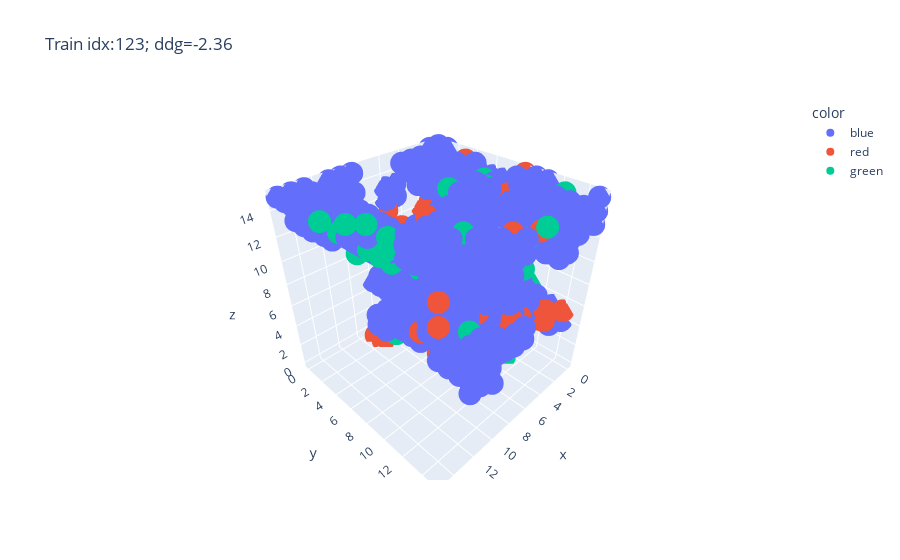
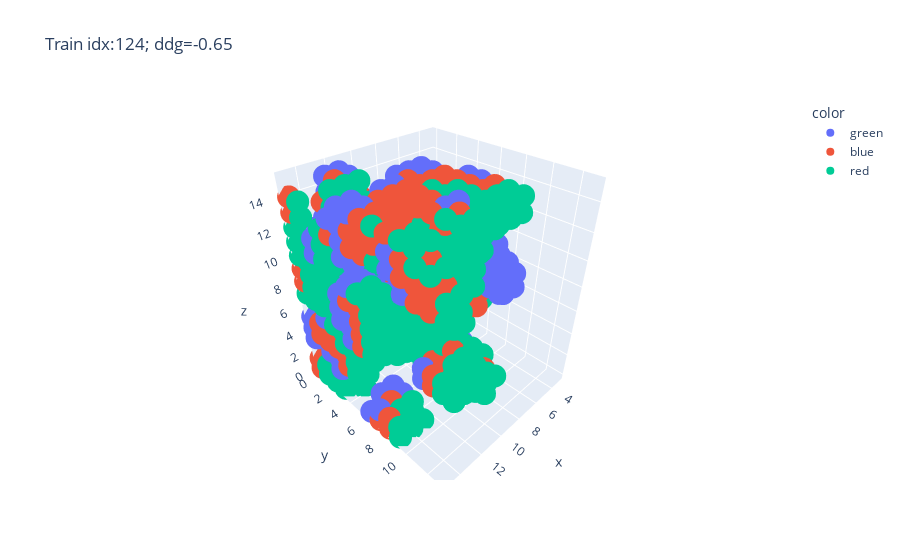
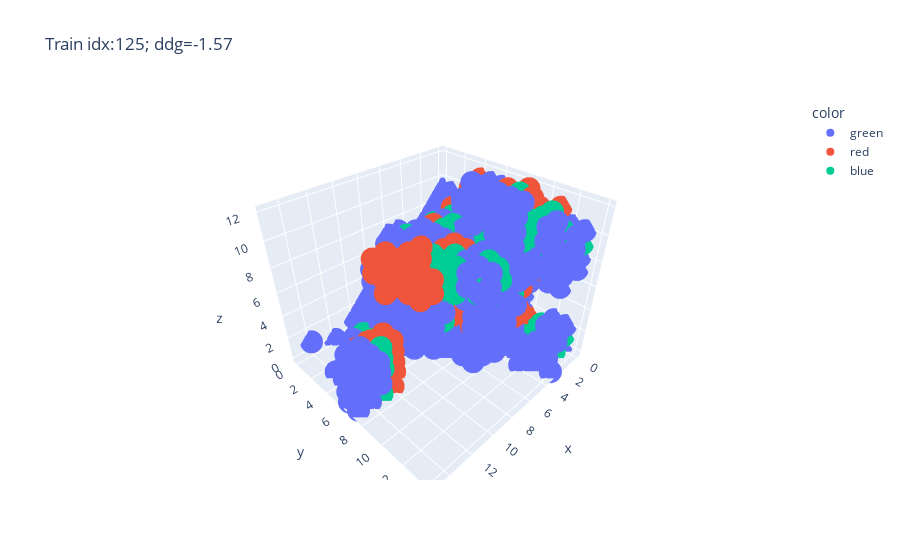
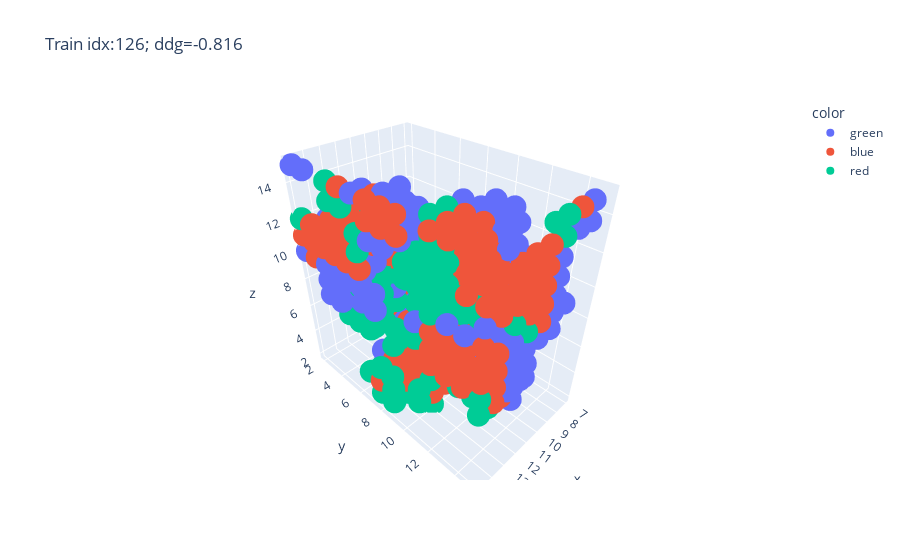

Write notebook code for charts like these, in order.
### Markdown cell above
# Plotting voxel representation of features

In the following plots we use 3D scatterplot to demonstrate training samples. 
Specifically we plot `occupancy` feature that represents probability that certain voxel is occpupied by an atom.
Recall that each training/test sample uses a combination of wildetype+mutant features. So we use the following color-coding:
* blue color represents voxels that are occupied in both wildtype and mutant structures 
* red color represents voxels that are occupied only in the mutant structure
* green color represents voxels that are occupied only in the wildtype structure

### Code cell
from plotly.offline import init_notebook_mode
init_notebook_mode(connected=True)

def plot_voxels():
    for i in [123, 124, 125, 126]:
        df = pd.DataFrame([(x, y1, z) for x in range(16) for y1 in range(16) for z in range(16)], columns=['x', 'y', 'z'])
        df['occupancy1'] = df_train.iloc[i].features[6, :, :, :].flatten() > 0.9
        df['occupancy2'] = df_train.iloc[i].features[13, :, :, :].flatten() > 0.9
        df.loc[df.occupancy1 | df.occupancy2, 'color'] = 'blue'
        df.loc[~df.occupancy1 & df.occupancy2, 'color'] = 'red'
        df.loc[df.occupancy1 & ~df.occupancy2, 'color'] = 'green'
        ddg = df_train.ddG[i]
        fig = px.scatter_3d(df.dropna(), x='x', y='y', z='z', color='color', title=f"Train idx:{i}; ddg={ddg}")
        fig.show()
        

plot_voxels()

### Figure 1 — Plotly figure (JSON) as saved in the notebook; plotly's stock layout.template omitted (floating-point values rounded to 4 significant figures; data arrays with more than 128 entries replaced by an {"elided": "..."} marker saying what was removed)
{"data": [{"hovertemplate": "color=blue<br>x=%{x}<br>y=%{y}<br>z=%{z}<extra></extra>", "legendgroup": "blue", "marker": {"color": "#636efa", "symbol": "circle"}, "mode": "markers", "name": "blue", "scene": "scene", "showlegend": true, "type": "scatter3d", "x": {"elided": "1003 int values"}, "y": {"elided": "1003 int values"}, "z": {"elided": "1003 int values"}}, {"hovertemplate": "color=red<br>x=%{x}<br>y=%{y}<br>z=%{z}<extra></extra>", "legendgroup": "red", "marker": {"color": "#EF553B", "symbol": "circle"}, "mode": "markers", "name": "red", "scene": "scene", "showlegend": true, "type": "scatter3d", "x": [0, 0, 0, 0, 0, 0, 0, 0, 1, 1, 1, 2, 2, 2, 2, 2, 3, 3, 3, 4, 4, 4, 4, 4, 5, 5, 5, 6, 6, 6, 6, 6, 6, 7, 7, 7, 7, 7, 7, 7, 7, 7, 7, 7, 7, 8, 8, 8, 8, 8, 8, 9, 9, 9, 9, 10, 10, 10, 11], "y": [3, 4, 6, 9, 11, 12, 14, 14, 4, 13, 13, 0, 6, 9, 10, 12, 3, 11, 12, 3, 4, 4, 4, 11, 8, 12, 14, 0, 1, 2, 2, 3, 8, 0, 0, 2, 3, 4, 4, 5, 9, 11, 11, 12, 14, 0, 0, 1, 2, 10, 14, 1, 2, 7, 9, 0, 9, 10, 11], "z": [12, 5, 5, 15, 3, 3, 5, 13, 15, 4, 5, 10, 11, 14, 4, 4, 6, 5, 5, 0, 3, 4, 7, 3, 1, 6, 14, 11, 9, 8, 10, 10, 0, 0, 10, 2, 11, 2, 11, 1, 2, 7, 8, 11, 8, 0, 8, 1, 1, 3, 15, 0, 0, 4, 3, 11, 15, 9, 8]}, {"hovertemplate": "color=green<br>x=%{x}<br>y=%{y}<br>z=%{z}<extra></extra>", "legendgroup": "green", "marker": {"color": "#00cc96", "symbol": "circle"}, "mode": "markers", "name": "green", "scene": "scene", "showlegend": true, "type": "scatter3d", "x": [0, 0, 0, 0, 0, 1, 1, 1, 2, 2, 2, 2, 2, 3, 3, 3, 3, 3, 3, 4, 4, 4, 4, 4, 4, 4, 4, 4, 4, 4, 4, 5, 5, 5, 5, 5, 5, 5, 5, 5, 5, 5, 5, 5, 5, 5, 5, 5, 5, 6, 6, 6, 6, 6, 6, 6, 6, 6, 6, 6, 6, 6, 6, 6, 6, 6, 6, 6, 6, 6, 6, 6, 6, 7, 7, 7, 7, 7, 7, 7, 7, 7, 7, 7, 7, 7, 7, 8, 8, 8, 8, 8, 8, 8, 8, 9, 9, 9, 9, 9, 9, 10, 10, 10, 10, 10, 10, 11, 11, 12, 12, 15], "y": [5, 8, 10, 10, 11, 3, 6, 13, 3, 5, 7, 9, 12, 5, 5, 5, 6, 9, 11, 4, 4, 5, 5, 5, 5, 6, 6, 6, 7, 9, 13, 3, 4, 5, 5, 5, 5, 6, 6, 6, 6, 7, 7, 7, 7, 8, 8, 9, 11, 4, 5, 5, 5, 5, 6, 6, 6, 6, 6, 6, 7, 7, 7, 7, 7, 7, 7, 8, 8, 8, 8, 9, 15, 5, 5, 6, 6, 6, 7, 7, 7, 8, 8, 8, 9, 9, 14, 3, 5, 7, 8, 8, 8, 11, 15, 2, 4, 4, 9, 10, 12, 1, 4, 5, 5, 9, 12, 4, 4, 2, 3, 5], "z": [1, 13, 4, 5, 6, 14, 14, 15, 4, 4, 14, 7, 11, 10, 11, 14, 11, 5, 0, 10, 11, 9, 10, 11, 12, 9, 10, 11, 10, 4, 13, 0, 9, 8, 9, 10, 11, 8, 9, 10, 11, 8, 10, 11, 12, 10, 11, 7, 0, 9, 8, 9, 10, 11, 7, 8, 9, 10, 11, 12, 7, 8, 9, 10, 11, 12, 15, 8, 9, 10, 11, 10, 15, 8, 9, 7, 8, 9, 9, 10, 11, 10, 11, 13, 5, 10, 13, 3, 10, 10, 5, 10, 12, 14, 13, 9, 2, 9, 6, 12, 7, 9, 10, 11, 12, 7, 15, 11, 13, 12, 13, 15]}], "layout": {"legend": {"title": {"text": "color"}, "tracegroupgap": 0}, "scene": {"domain": {"x": [0.0, 1.0], "y": [0.0, 1.0]}, "xaxis": {"title": {"text": "x"}}, "yaxis": {"title": {"text": "y"}}, "zaxis": {"title": {"text": "z"}}}, "title": {"text": "Train idx:123; ddg=-2.36"}}}

### Figure 2 — Plotly figure (JSON) as saved in the notebook; plotly's stock layout.template omitted (floating-point values rounded to 4 significant figures; data arrays with more than 128 entries replaced by an {"elided": "..."} marker saying what was removed)
{"data": [{"hovertemplate": "color=green<br>x=%{x}<br>y=%{y}<br>z=%{z}<extra></extra>", "legendgroup": "green", "marker": {"color": "#636efa", "symbol": "circle"}, "mode": "markers", "name": "green", "scene": "scene", "showlegend": true, "type": "scatter3d", "x": {"elided": "313 int values"}, "y": {"elided": "313 int values"}, "z": {"elided": "313 int values"}}, {"hovertemplate": "color=blue<br>x=%{x}<br>y=%{y}<br>z=%{z}<extra></extra>", "legendgroup": "blue", "marker": {"color": "#EF553B", "symbol": "circle"}, "mode": "markers", "name": "blue", "scene": "scene", "showlegend": true, "type": "scatter3d", "x": {"elided": "525 int values"}, "y": {"elided": "525 int values"}, "z": {"elided": "525 int values"}}, {"hovertemplate": "color=red<br>x=%{x}<br>y=%{y}<br>z=%{z}<extra></extra>", "legendgroup": "red", "marker": {"color": "#00cc96", "symbol": "circle"}, "mode": "markers", "name": "red", "scene": "scene", "showlegend": true, "type": "scatter3d", "x": {"elided": "338 int values"}, "y": {"elided": "338 int values"}, "z": {"elided": "338 int values"}}], "layout": {"legend": {"title": {"text": "color"}, "tracegroupgap": 0}, "scene": {"domain": {"x": [0.0, 1.0], "y": [0.0, 1.0]}, "xaxis": {"title": {"text": "x"}}, "yaxis": {"title": {"text": "y"}}, "zaxis": {"title": {"text": "z"}}}, "title": {"text": "Train idx:124; ddg=-0.65"}}}

### Figure 3 — Plotly figure (JSON) as saved in the notebook; plotly's stock layout.template omitted (floating-point values rounded to 4 significant figures; data arrays with more than 128 entries replaced by an {"elided": "..."} marker saying what was removed)
{"data": [{"hovertemplate": "color=green<br>x=%{x}<br>y=%{y}<br>z=%{z}<extra></extra>", "legendgroup": "green", "marker": {"color": "#636efa", "symbol": "circle"}, "mode": "markers", "name": "green", "scene": "scene", "showlegend": true, "type": "scatter3d", "x": {"elided": "352 int values"}, "y": {"elided": "352 int values"}, "z": {"elided": "352 int values"}}, {"hovertemplate": "color=red<br>x=%{x}<br>y=%{y}<br>z=%{z}<extra></extra>", "legendgroup": "red", "marker": {"color": "#EF553B", "symbol": "circle"}, "mode": "markers", "name": "red", "scene": "scene", "showlegend": true, "type": "scatter3d", "x": {"elided": "234 int values"}, "y": {"elided": "234 int values"}, "z": {"elided": "234 int values"}}, {"hovertemplate": "color=blue<br>x=%{x}<br>y=%{y}<br>z=%{z}<extra></extra>", "legendgroup": "blue", "marker": {"color": "#00cc96", "symbol": "circle"}, "mode": "markers", "name": "blue", "scene": "scene", "showlegend": true, "type": "scatter3d", "x": {"elided": "418 int values"}, "y": {"elided": "418 int values"}, "z": {"elided": "418 int values"}}], "layout": {"legend": {"title": {"text": "color"}, "tracegroupgap": 0}, "scene": {"domain": {"x": [0.0, 1.0], "y": [0.0, 1.0]}, "xaxis": {"title": {"text": "x"}}, "yaxis": {"title": {"text": "y"}}, "zaxis": {"title": {"text": "z"}}}, "title": {"text": "Train idx:125; ddg=-1.57"}}}

### Figure 4 — Plotly figure (JSON) as saved in the notebook; plotly's stock layout.template omitted (floating-point values rounded to 4 significant figures; data arrays with more than 128 entries replaced by an {"elided": "..."} marker saying what was removed)
{"data": [{"hovertemplate": "color=green<br>x=%{x}<br>y=%{y}<br>z=%{z}<extra></extra>", "legendgroup": "green", "marker": {"color": "#636efa", "symbol": "circle"}, "mode": "markers", "name": "green", "scene": "scene", "showlegend": true, "type": "scatter3d", "x": {"elided": "225 int values"}, "y": {"elided": "225 int values"}, "z": {"elided": "225 int values"}}, {"hovertemplate": "color=blue<br>x=%{x}<br>y=%{y}<br>z=%{z}<extra></extra>", "legendgroup": "blue", "marker": {"color": "#EF553B", "symbol": "circle"}, "mode": "markers", "name": "blue", "scene": "scene", "showlegend": true, "type": "scatter3d", "x": {"elided": "293 int values"}, "y": {"elided": "293 int values"}, "z": {"elided": "293 int values"}}, {"hovertemplate": "color=red<br>x=%{x}<br>y=%{y}<br>z=%{z}<extra></extra>", "legendgroup": "red", "marker": {"color": "#00cc96", "symbol": "circle"}, "mode": "markers", "name": "red", "scene": "scene", "showlegend": true, "type": "scatter3d", "x": {"elided": "147 int values"}, "y": {"elided": "147 int values"}, "z": {"elided": "147 int values"}}], "layout": {"legend": {"title": {"text": "color"}, "tracegroupgap": 0}, "scene": {"domain": {"x": [0.0, 1.0], "y": [0.0, 1.0]}, "xaxis": {"title": {"text": "x"}}, "yaxis": {"title": {"text": "y"}}, "zaxis": {"title": {"text": "z"}}}, "title": {"text": "Train idx:126; ddg=-0.816"}}}
